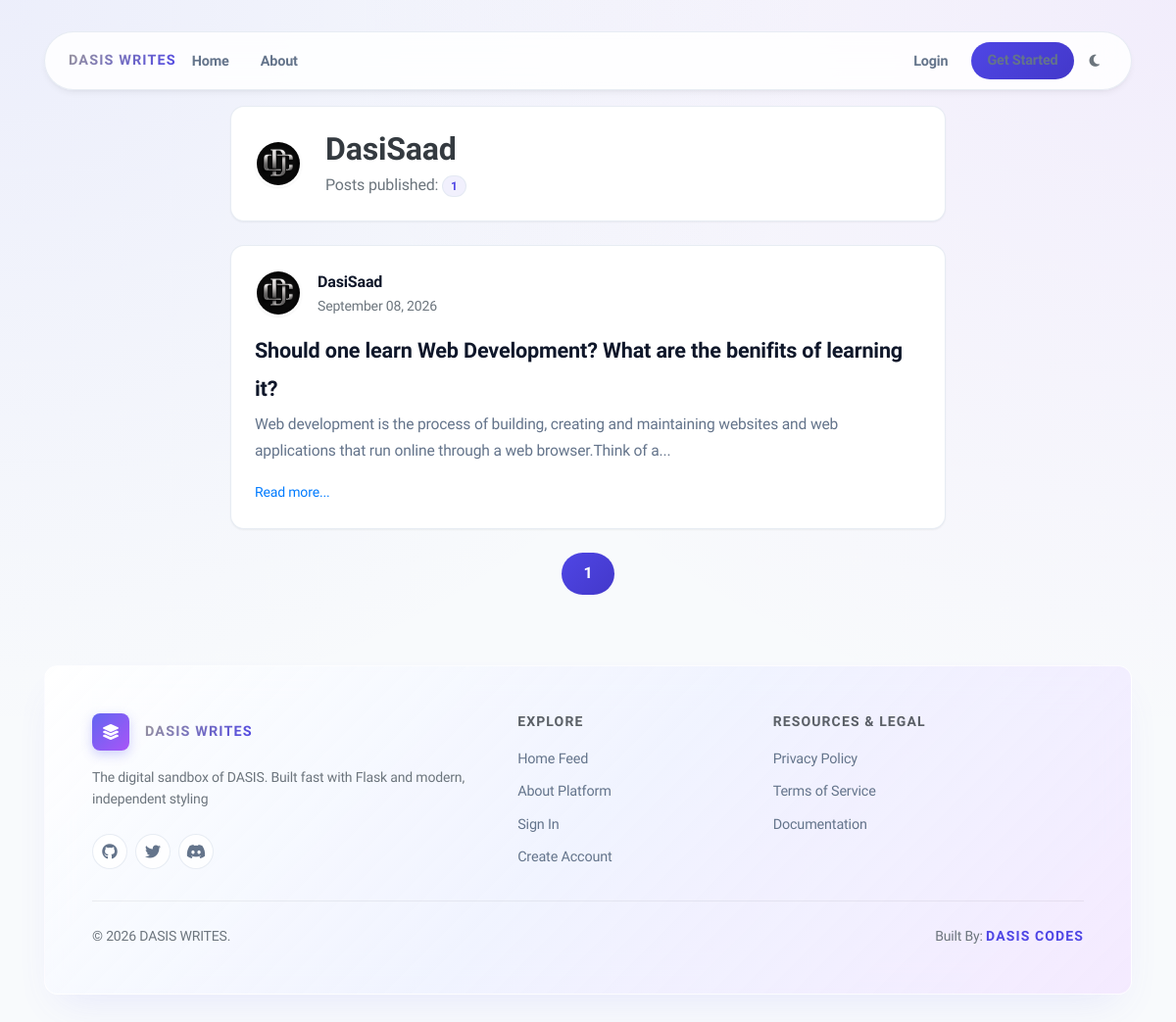
The app's page /user/DasiSaad with its own data.
### app/models.py (models this page shows, shortened)
class User(db.Model, UserMixin):
    id = db.Column(db.Integer, primary_key=True)
    username = db.Column(db.String(20), unique=True, nullable=False)
    email = db.Column(db.String(120), unique=True, nullable=False)
    image_file = db.Column(db.String(40), nullable=False, default='default.jpg')
    password = db.Column(db.String(60), nullable=False)
    is_admin = db.Column(db.Boolean, default=False)
    posts = db.relationship('Post', backref='author', lazy=True)

class Post(db.Model):
    id = db.Column(db.Integer, primary_key=True)
    title = db.Column(db.String(100), nullable=False)
    date_posted = db.Column(db.DateTime, nullable=False, default=datetime.utcnow)
    content = db.Column(db.Text, nullable=False)
    user_id = db.Column(db.Integer, db.ForeignKey('user.id'), nullable=False)

### app/user/routes.py (the view)
@user.route("/user/<string:username>")
def user_posts(username):
    page = request.args.get("page", 1, type=int)
    user = User.query.filter_by(username=username).first_or_404()
    posts = (
        Post.query.filter_by(author=user)
        .order_by(Post.date_posted.desc())
        .paginate(page=page, per_page=2)
    )
    return render_template("user_posts.html", posts=posts, user=user)

### app/templates/user_posts.html
{% extends "layout.html" %}
{% block content %}
    <div class="content-section d-flex align-items-center mb-4">
        <img class="account-img mr-4" src="{{ url_for('static', filename='pics/' + user.image_file) }}" alt="{{ user.username }}'s avatar">
        <div>
            <h2 class="font-weight-bold text-dark mb-1">{{ user.username }}</h2>
            <p class="text-muted mb-0">Posts published: <span class="badge badge-primary badge-pill px-2 py-1">{{ posts.total }}</span></p>
        </div>
    </div>
    {% for post in posts.items %}
        <article class="content-section">
            <div class="article-metadata">
                <img class="article-img mr-3" src="{{ url_for('static', filename='pics/' + post.author.image_file) }}" alt="{{ post.author.username }}'s avatar">
                <div class="d-flex flex-column">
                    <a class="font-weight-bold text-dark text-decoration-none" href="{{ url_for('user.user_posts', username=post.author.username) }}">
                        {{ post.author.username }}
                    </a>
                    <small class="text-muted">{{ post.date_posted.strftime('%B %d, %Y') }}</small>
                </div>
            </div>
            <h2 class="mb-2 mt-2">
                <a class="article-title" href="{{ url_for('posts.post', post_id=post.id) }}">{{ post.title }}</a>
            </h2>
            <p class="article-content">
                {{ post.content | striptags | truncate(150, True, '...') }}
            </p>
            {% if post.content|length > 150 %}
                <div class="mt-2">
                    <a href="{{ url_for('posts.post', post_id=post.id) }}" class="text-primary font-weight-600 small text-decoration-none">
                        Read more...
                    </a>
                </div>
            {% endif %}
        </article>
    {% endfor %}
    <div class="d-flex justify-content-center my-4">
        {% for page_num in posts.iter_pages(left_edge=1, right_edge=1, left_current=1, right_current=2) %}
            {% if page_num %}
                {% if posts.page == page_num %}
                    <a class="btn btn-primary mx-1" href="{{ url_for('user.user_posts', username=user.username, page=page_num) }}">{{ page_num }}</a>
                {% else %}
                    <a class="btn btn-outline-secondary mx-1" href="{{ url_for('user.user_posts', username=user.username, page=page_num) }}">{{ page_num }}</a>
                {% endif %}
            {% else %}
                <span class="mx-1 text-muted align-self-center">...</span>
            {% endif %}
        {% endfor %}
    </div>
{% endblock content %}

### app/templates/layout.html (shortened to what this page needs)
<!DOCTYPE html>
<html lang="en">
<head>
    <link rel="stylesheet" href="https://cdnjs.cloudflare.com/ajax/libs/font-awesome/6.4.0/css/all.min.css">
    <link rel="stylesheet" href="https://cdn.jsdelivr.net/npm/bootstrap@4.6.2/dist/css/bootstrap.min.css">
    <link href="https://cdn.jsdelivr.net/npm/summernote@0.8.18/dist/summernote-bs4.min.css" rel="stylesheet">
    <link id="theme-stylesheet" rel="stylesheet" type="text/css"
        href="{{ url_for('static', filename='css/design.css') }}?v=3">
    <link rel="stylesheet" href="https://cdnjs.cloudflare.com/ajax/libs/nprogress/0.2.0/nprogress.min.css" />
</head>
<body class="bg-custom">
    <header class="site-header container pt-3">
        <nav class="navbar navbar-expand-md floating-navbar px-4">
            <h4 class="brand-title mb-0">DASIS WRITES</h4>
            <div class="collapse navbar-collapse" id="navbarToggle">
                <div class="navbar-nav mr-auto">
                    <a class="nav-item nav-link" href="{{ url_for('main.home') }}">Home</a>
                    <a class="nav-item nav-link" href="{{ url_for('main.about') }}">About</a>
                </div>
                <div class="navbar-nav align-items-center">
                    {% if current_user.is_authenticated %}
                    <a class="nav-item nav-link" href="{{ url_for('posts.new_post') }}">
                        <i class="fas fa-pen-nib mr-1"></i>New Post
                    </a>
                    <a class="nav-item nav-link" href="{{ url_for('user.account') }}">
                        <i class="fas fa-user-circle mr-1"></i>Account
                    </a>
                    <a class="nav-item nav-link text-danger" href="{{ url_for('user.logout') }}">Logout</a>
                    {% else %}
                    <a class="nav-item nav-link" href="{{ url_for('user.login') }}">Login</a>
                    <a class="nav-item nav-link btn btn-primary text-white ml-md-2 px-3 shadow-none"
                        href="{{ url_for('user.register') }}">Get Started</a>
                    {% endif %}
                    <button id="theme-toggle" class="btn btn-sm text-muted ml-md-2 border-0 bg-transparent"
                        type="button" aria-label="Toggle Theme">
                        <i id="theme-toggle-icon" class="fas fa-moon"></i>
                    </button>
                </div>
            </div>
        </nav>
    </header>
    <main role="main" class="container mt-4">
        <div class="row justify-content-center">
            <div class="col-lg-10 col-xl-8">
                {% block content %}{% endblock %}
            </div>
        </div>
    </main>
    <footer class="container my-5">
        <div class="footer-gradient-box p-4 p-md-5">
            <div class="row gy-4">
                <div class="col-lg-5 mb-4 mb-lg-0">
                    <div class="d-flex align-items-center mb-3">
                        <div class="brand-icon-wrapper mr-3">
                            <i class="fas fa-layer-group text-white"></i>
                        </div>
                        <h5 class="brand-title mb-0">DASIS WRITES</h5>
                    </div>
                    <p class="text-muted small pr-lg-4 mb-4">
                        The digital sandbox of DASIS. Built fast with Flask and modern, independent styling
                    </p>
                    <div class="d-flex align-items-center social-links">
                        <a href="#" class="social-btn mr-2" aria-label="Github"><i class="fab fa-github"></i></a>
                        <a href="#" class="social-btn mr-2" aria-label="Twitter"><i class="fab fa-twitter"></i></a>
                        <a href="#" class="social-btn" aria-label="Discord"><i class="fab fa-discord"></i></a>
                    </div>
                </div>
                <div class="col-6 col-lg-3 mb-3 mb-lg-0">
                    <h6 class="font-weight-bold text-dark small text-uppercase tracking-wider mb-3">Explore</h6>
                    <ul class="list-unstyled mb-0">
                        <li class="mb-2"><a href="{{ url_for('main.home') }}" class="footer-link">Home Feed</a></li>
                        <li class="mb-2"><a href="{{ url_for('main.about') }}" class="footer-link">About Platform</a></li>
                        {% if current_user.is_authenticated %}
                        <li class="mb-2"><a href="{{ url_for('posts.new_post') }}" class="footer-link">Write a Post</a></li>
                        <li class="mb-2"><a href="{{ url_for('user.account') }}" class="footer-link">Account Settings</a></li>
                        {% else %}
                        <li class="mb-2"><a href="{{ url_for('user.login') }}" class="footer-link">Sign In</a></li>
                        <li class="mb-2"><a href="{{ url_for('user.register') }}" class="footer-link">Create Account</a></li>
                        {% endif %}
                    </ul>
                </div>
                <div class="col-6 col-lg-4">
                    <h6 class="font-weight-bold text-dark small text-uppercase tracking-wider mb-3">Resources & Legal</h6>
                    <ul class="list-unstyled mb-0">
                        <li class="mb-2"><a href="#" class="footer-link">Privacy Policy</a></li>
                        <li class="mb-2"><a href="#" class="footer-link">Terms of Service</a></li>
                        <li class="mb-2"><a href="#" class="footer-link">Documentation</a></li>
                    </ul>
                </div>
            </div>
            <hr class="footer-divider my-4">
            <div class="d-flex flex-column flex-md-row justify-content-between align-items-center text-muted small">
                <span>&copy; 2026 DASIS WRITES.</span>
                <span class="mt-2 mt-md-0">
                    Built By: <a href="https://dasiscodes.com" target="_blank" rel="noopener noreferrer"
                        class="dasis-brand-link">DASIS CODES</a>
                </span>
            </div>
        </div>
    </footer>
</body>
</html>

### records on screen
User: image_file (picture), username "DasiSaad"
Post: image_file (picture), author.username "DasiSaad", date_posted "September 08, 2026", title "Should one learn Web Development? What are the benifits of learning it?", content "Web development is the process of building, creating and maintaining websites and web applications that run online through a web browser.Think of a..."

### other values on screen
{{ posts.total }} "1"
{{ page_num }} "1"
